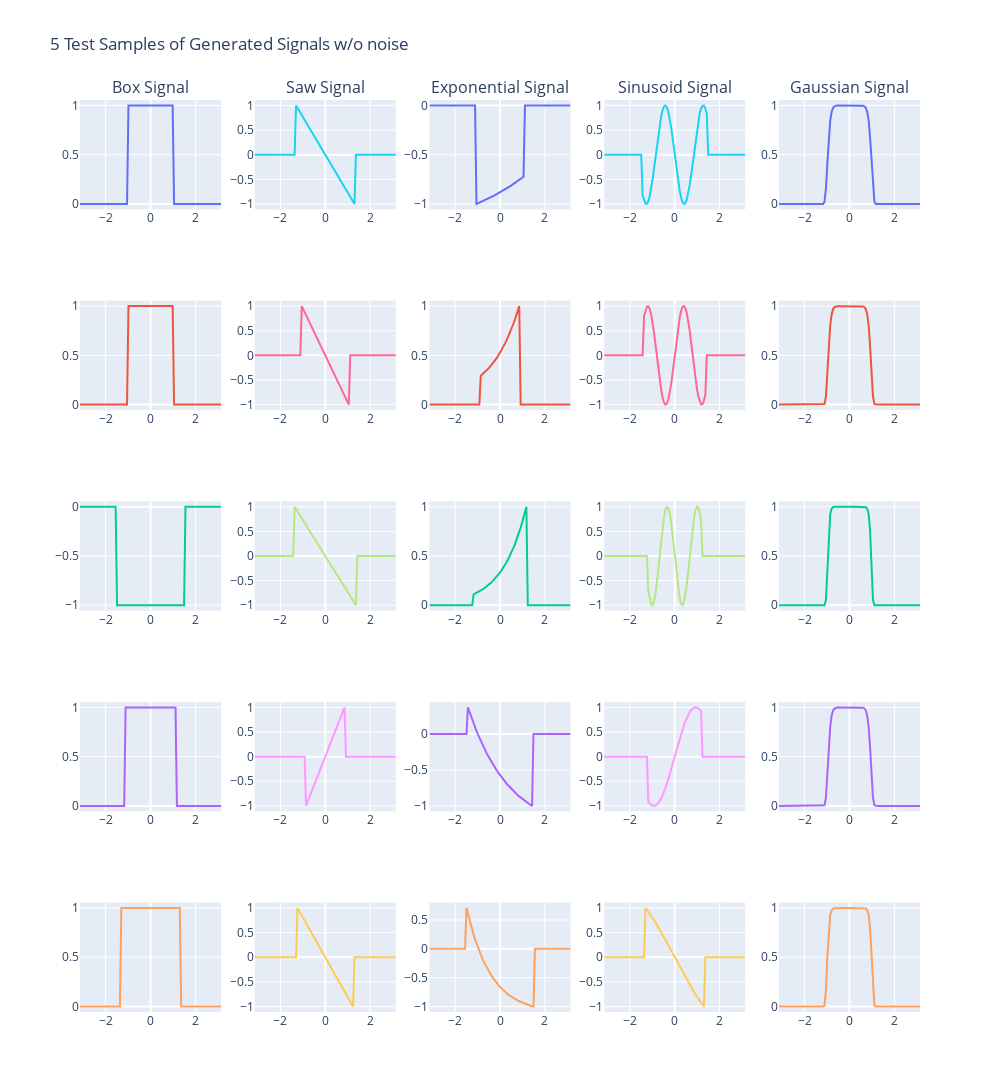

The code cell stored with this chart in its notebook:
### Markdown cell above
## Visualization of Data of N samples from test Data

### Code cell
import plotly.graph_objects as go
from plotly.subplots import make_subplots
import numpy as np

N=5
fig =make_subplots(
    rows=N,cols=5,
    subplot_titles=("Box Signal","Saw Signal", "Exponential Signal","Sinusoid Signal","Gaussian Signal")
    )
fig.update_xaxes(range=[-np.pi,np.pi])
#fig.update_yaxes(range=[-1,1])

sample=np.random.choice(np.linspace(0,1000,1000), N, replace=False)
sample=np.around(sample)
for i in range(N):
    index=int(sample[i])
    fig.add_trace(
        go.Scatter(
            x=x,y=BoxSignal[index],name='Constant Signal %d'%i,mode="lines"
        ),
        row=i+1,col=1
    )
for i in range(N):
    index=int(sample[i])
    fig.add_trace(
        go.Scatter(
            x=x,y=SawSignal[index],name='Line Signal %d'%i,mode="lines"
        ),
        row=i+1,col=2
    )
for i in range(N):
    index=int(sample[i])
    fig.add_trace(
        go.Scatter(
            x=x,y=ExpSignal[index],name='Exp Signal %d'%i,mode="lines"
        ),
        row=i+1,col=3
    )
for i in range(N):
    index=int(sample[i])
    fig.add_trace(
        go.Scatter(
            x=x,y=SinSignal[index],name='Sinusoid Signal %d'%i,mode="lines"
        ),
        row=i+1,col=4
    )
for i in range(N):
    index=int(sample[i])
    fig.add_trace(
        go.Scatter(
            x=x,y=GausSignal[index],name='Gaus Signal %d'%i,mode="lines"
        ),
        row=i+1,col=5
    )
#fig.update_xaxes(matches='x')
fig.update_layout(height=1200,width=1000,showlegend=False, title_text="%d Test Samples of Generated Signals w/o noise"%N)
fig.show()
